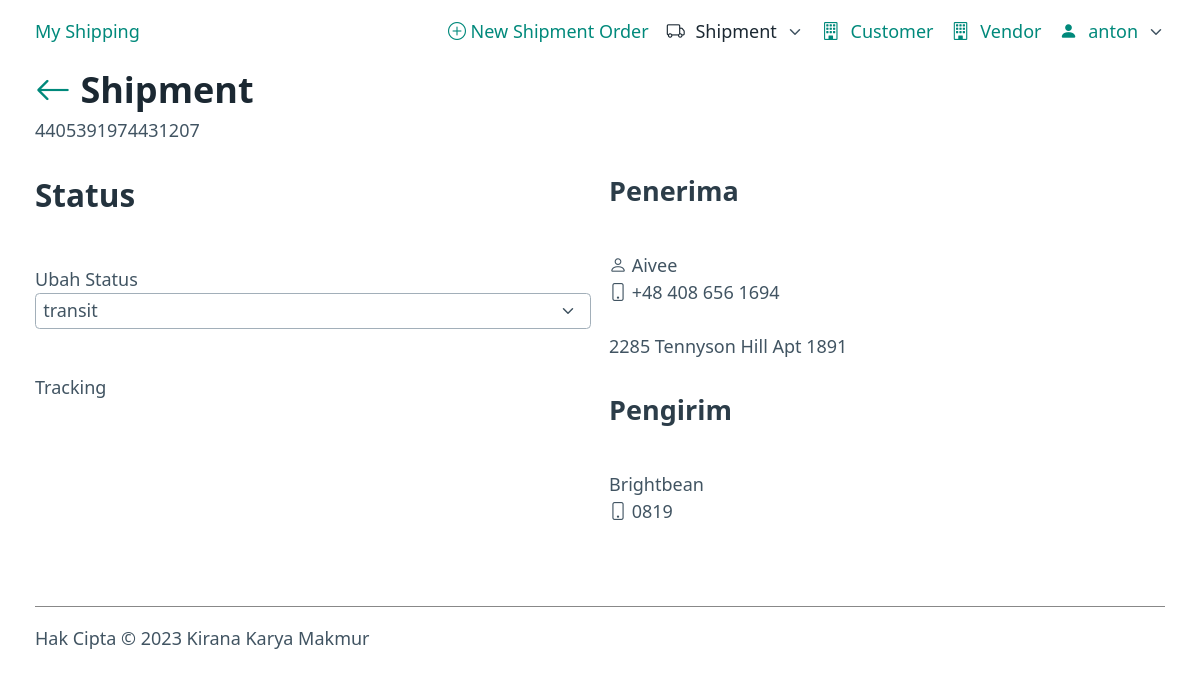
The page /shipment/4405391974431207 (signed in) on the database its author committed.
### app/models.py (models this page shows, shortened)
class BaseModel(db_wrapper.Model):
    pass

class User(UserMixin, BaseModel):
    username = pw.CharField(unique=True)
    password = pw.TextField()
    role = pw.CharField(max_length=1, default='0')
    is_active = pw.BooleanField(default=True)
    created = pw.DateTimeField(default=datetime.datetime.now)
    modified = pw.DateTimeField(null=True)

class Shipment(BaseModel):
    awb = pw.CharField(max_length=35, unique=True)
    customer = pw.ForeignKeyField(Customer, null=True)
    order_date = pw.DateField(default=datetime.date.today)
    from_name = pw.CharField(max_length=35)
    from_hp = pw.CharField(max_length=20)
    from_addr1 = pw.CharField(max_length=50, null=True)
    from_addr2 = pw.CharField(max_length=50, null=True)
    from_zip = pw.IntegerField(null=True)
    to_name = pw.CharField(max_length=35)
    to_hp = pw.CharField(max_length=20)
    to_addr1 = pw.CharField(max_length=50, null=True)
    to_addr2 = pw.CharField(max_length=50, null=True)
    to_city = pw.CharField(max_length=50)
    to_city_code = pw.CharField(max_length=5)
    to_zip = pw.IntegerField(null=True)
    epu = pw.DateTimeField(null=True) # Estimated PickUp time
    eta = pw.DateTimeField(null=True)
    num_items = pw.IntegerField(default=1)
    description = pw.TextField()
    created = pw.DateTimeField(default=datetime.datetime.now)
    modified = pw.DateTimeField(null=True)

### app/shipment/__init__.py (the view)
@bp.route('/<awb>')
def show(awb):
    shipment = get_object_or_404(Shipment, Shipment.awb==awb)
    form = ShipmentStatusForm(shipment=shipment)
    track = ShipmentTrack().select().where(ShipmentTrack.shipment==shipment)
    return render_template('shipment/show.html', shipment=shipment, track=track, form=form)

### app/shipment/__init__.py
class ShipmentStatusForm(fw.FlaskForm):
    shipment = wt.HiddenField('Shipment')
    timestamp = wt.DateTimeField('Jam', default=datetime.datetime.now())
    status = wt.SelectField('Status Sekarang', choices='created_pickup_transit_arrived_received_paid'.split('_'))

### app/__init__.py (called while the page is built)
@login_manager.user_loader
def load_user(user_id):
    try:
        return User.get_by_id(user_id)
    except:
        return None

### app/templates/shipment/show.html (shortened to what this page needs)
{% extends 'base.html' %}
{% block content %}
<hgroup>
  <h1><a href="/shipment"><i class="bi bi-arrow-left"></i></a> Shipment</h1>
  <small> {{ shipment.awb }}</small>
</hgroup>
<div class="grid">
  <div>
    <h2>Status</h2>
    <div>Ubah Status
      <form action="">
        <select name="" id="">
          <option value="">transit</option>
        </select>
      </form>
    </div>
    <div>Tracking</div>
  </div>
  <div>
    <h3>Penerima</h3>
    <div style="margin-bottom:30px">
      <i class="bi bi-person"></i> {{ shipment.to_name }}<br>
      <i class="bi bi-phone"></i> {{ shipment.to_hp }}<br><br>
      {{ shipment.to_addr1 }}
      {{ shipment.to_addr2 }}
    </div>
    <h3>Pengirim</h3>
    {{ shipment.from_name }}<br>
    <i class="bi bi-phone"></i> {{ shipment.from_hp }}
  </div>
</div>
{% endblock %}

### app/templates/base.html (shortened to what this page needs)
<!doctype html>
<html lang="en" data-theme="light">
  <head>
    <link rel="stylesheet" href="/static/css/pico.min.css">
    <link rel="stylesheet" href="/static/css/custom.css">
    <link rel="stylesheet" href="https://cdn.jsdelivr.net/npm/bootstrap-icons@1.10.5/font/bootstrap-icons.css">
  </head>
  <body>
    <div class="container">
      {% if current_user.is_authenticated %}
      <nav>
        <ul>
          <li><a href="/">My Shipping</a></li>
        </ul>
        <ul>
          <li><a href="/shipment/add"><i class="bi bi-plus-circle"></i> New Shipment Order</a></strong></li>
          <li>
            <details role="list">
              <summary aria-haspopup="listbox" role="link" class="contrast"><i class="bi bi-truck" style="margin-right:.6rem"></i>Shipment</summary>
            </details>
          </li>
          <li><a href="/customer"><i class="bi bi-building" style="margin-right:0.6rem"></i>Customer</a></li>
          <li><a href="/vendor"><i class="bi bi-building" style="margin-right:0.6rem"></i>Vendor</a></li>
          <li>
            <details role="list">
              <summary aria-haspopup="listbox" role="link"><i class="bi bi-person-fill" style="margin-right:.6rem"></i> {{ current_user.username }}</summary>
            </details>
          </li>
        </ul>
      </nav>
      {% block content %}
      {% endblock %}
        {% else %}
      <h1>My Shipping</h1>
      <p><a href="/login">Login</a></p>
      {% endif %}
    </div>
    <footer class="container">
      <hgroup>
        <hr style="border-top:solid 1px #888;padding-bottom:1rem;">
        <small>Hak Cipta &copy; 2023 Kirana Karya Makmur</small>
      </hgroup>
    </footer>
  </body>
</html>

### app/static/css/custom.css (style rules this page uses)
[data-theme="light"], :root:not([data-theme="dark"]) { --primary: #00897b; --primary-hover: #00796b; --primary-focus: rgba(0, 137, 123, 0.125); --primary-inverse: #FFF; }
:root { --form-element-active-border-color: var(--primary); --form-element-focus-color: var(--primary-focus); --switch-color: var(--primary-inverse); --switch-checked-background-color: var(--primary); --form-element-spacing-vertical: 0.2rem; --form-element-spacing-horizontal: 0.4rem; --font-weight: 300; }
@media (min-width: 992px) { :root { --font-size: 16px; } }
@media (min-width: 1200px) { :root { --font-size: 18px; } }

### rows shown on the page
User: username "anton"
Shipment: awb "4405391974431207", to_name "Aivee", to_hp "+48 408 656 1694", to_addr1 "2285 Tennyson Hill", to_addr2 "Apt 1891", from_name "Brightbean", from_hp "0819"
